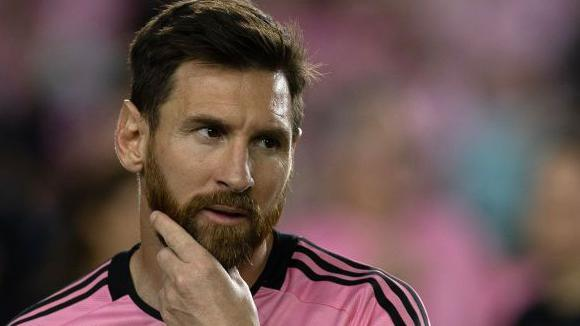
#> input picture Dataset/Lionel_Messi/6180f2c0-b3e8-11ef-9e95-3339f02d261e.jpg, 580 x 326 px
$ jupyter execute --allow-errors sportCeleb.ipynb   (shell and % lines are left out)
#> lines starting #> are read from the running program, lines starting #| are printed output that depends on the picture
[cell 1]
import numpy as np
import cv2
import matplotlib
import pywt
from matplotlib import pyplot as plt

[cell 2]
# If we need to check shape of the image
img = cv2.imread('Dataset/Lionel_Messi/6180f2c0-b3e8-11ef-9e95-3339f02d261e.jpg', cv2.IMREAD_UNCHANGED)
#> img is the input picture: shape (326, 580, 3); mean B, G, R 78.1, 80.5, 103.9
img.shape
#> Out = (326, 580, 3)

[cell 3]
# When need to open the image from a window
cv2.imshow('Original Image', img)
cv2.waitKey(0)  # Wait for a key press
cv2.destroyAllWindows()

[cell 4]
#if need to change image color into gray
gray_img = cv2.cvtColor(img, cv2.COLOR_BGR2GRAY)
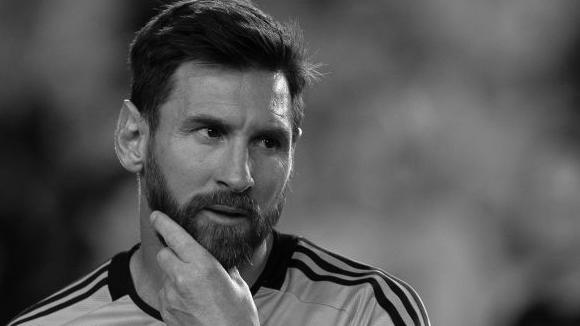
#> gray_img: shape (326, 580); min 0, max 254, mean 87.2
gray_img.shape
plt.imshow(gray_img, cmap='gray')

[cell 5]
face_cascade = cv2.CascadeClassifier('./opencv/haarcascade_frontalface_default.xml')
eye_cascade = cv2.CascadeClassifier('./opencv/haarcascade_eye.xml')

# **** To detect face from one image ****
faces = face_cascade.detectMultiScale(
    img, scaleFactor=1.05, minNeighbors=2, minSize=(100, 100)
)
#> faces = [[147, 70, 177, 177]]
# faces

[cell 6]
(x,y,w,h) = faces[0]
#> x = 147; y = 70; w = 177; h = 177
x,y,w,h
#> Out = (147, 70, 177, 177)

[cell 7]
# **** To draw a rectangle around the face ****
face_img = cv2.rectangle(img,(x,y),(x+w,y+h),(255,0,0),2)
plt.imshow(face_img)

[cell 8]
# **** To draw rectangles around the face and eyes ****
cv2.destroyAllWindows()
for (x,y,w,h) in faces:
    face_img = cv2.rectangle(img,(x,y),(x+w,y+h),(255,0,0),2)
    roi_img = img[y:y+h, x:x+w]     # roi = region of interest
    roi_color = face_img[y:y+h, x:x+w]
    eyes = eye_cascade.detectMultiScale(roi_img)
    for (ex,ey,ew,eh) in eyes:
        cv2.rectangle(roi_color,(ex,ey),(ex+ew,ey+eh),(0,255,0),2)
#> this loop made 1 pass
#> (x, y, w, h, eyes) on pass 1: (147, 70, 177, 177, [[98, 51, 44, 44], [39, 36, 48, 48]])
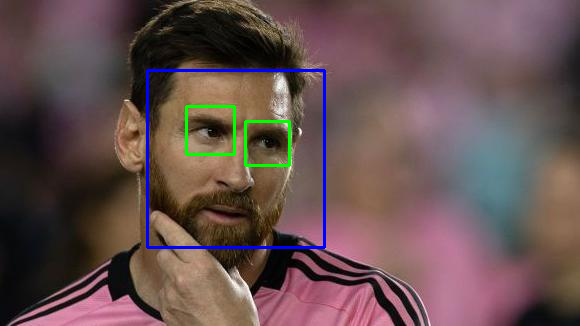
#> img: shape (326, 580, 3); mean B, G, R 79.8, 80.5, 102
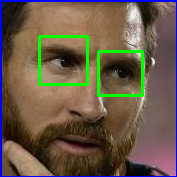
#> roi_color: shape (177, 177, 3); mean B, G, R 72.3, 90.5, 105

plt.figure()
plt.imshow(face_img, cmap='gray')
plt.show

[cell 9]
# **** to get only the crop image ****
plt.imshow(roi_color, cmap='gray')

[cell 10]
# cropped_img = get_cropped_image('./Dataset/Lionel Messi/images.jpeg')
# plt.imshow(cropped_img)
cropped_img = np.array(roi_color)
cropped_img.shape
#> Out = (177, 177, 3)

[cell 11]
# A function for get cropped image from face identified images
def get_cropped_image(img_path):
    img = cv2.imread(img_path)
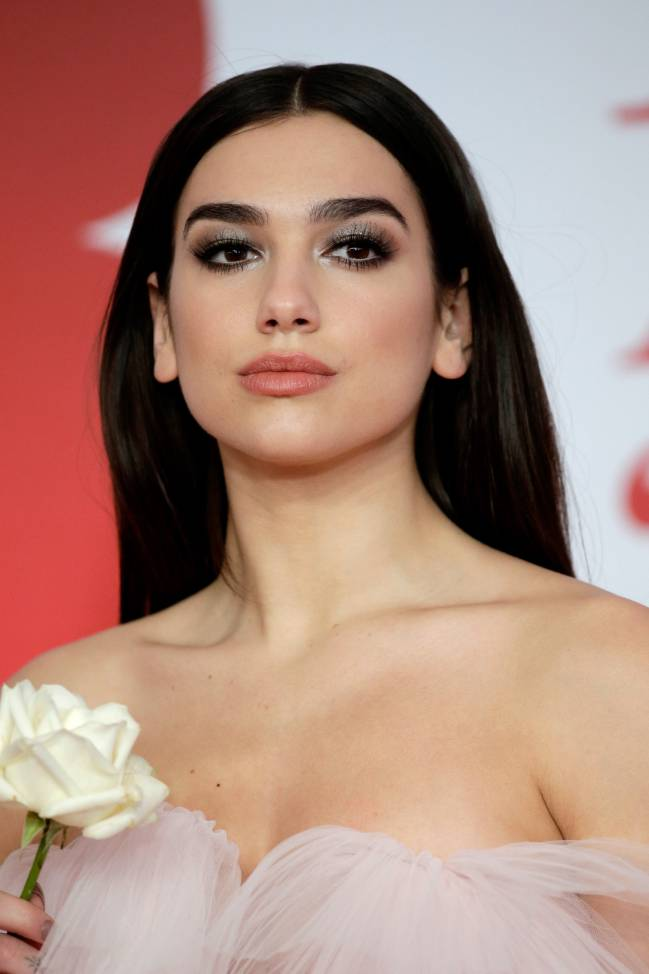
#> input picture Dataset/Due_Lipa/1519298410_353722_1519299626_sumario_normal.jpg, 649 x 974 px
#> img is the input picture: shape (974, 649, 3); mean B, G, R 124.1, 136.5, 171.7
    faces = face_cascade.detectMultiScale(img, scaleFactor=1.05, minNeighbors=2, minSize=(100, 100))
#> faces = [[119, 118, 345, 345]]
    for (x,y,w,h) in faces:
    # face_img = cv2.rectangle(img,(x,y),(x+w,y+h),(255,0,0),2)
        roi_img = img[y:y+h, x:x+w]     # roi = region of interest
        roi_color = img[y:y+h, x:x+w]
        eyes = eye_cascade.detectMultiScale(roi_img)
        if len(eyes)>=2:
            return roi_color
#> this loop made 1 pass
#> pass 1, in get_cropped_image, `roi_img = img[y:y+h, x:x+w]`:
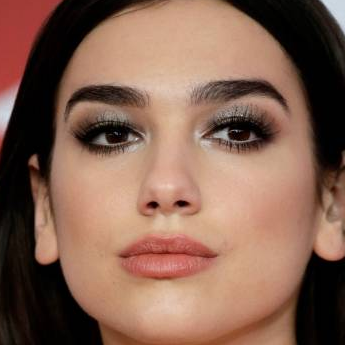
#> roi_img: shape (345, 345, 3); mean B, G, R 82, 98.5, 133.5
        # cv2.rectangle(roi_color,(ex,ey),(ex+ew,ey+eh),(0,255,0),2)

[cell 12]
path_to_data = "./Dataset/"
path_to_cropped_data = "./Dataset/cropped/"

[cell 13]
import os
img_dirs=[]
for entry in os.scandir(path_to_data):
    if entry.is_dir():
        img_dirs.append(entry.path)

[cell 14]
print(img_dirs)

[cell 15]
if not os.path.exists(path_to_cropped_data):
    os.makedirs(path_to_cropped_data)

[cell 16]
cropped_img_dirs = []
celebrity_file_name_dict = {}

for img_dir in img_dirs:
    count = 1
    celebrity_name = img_dir.split('/')[-1] #celebrity_name = os.path.basename(img_dir)
    print(celebrity_name)

    celebrity_file_name_dict[celebrity_name] = []

    for entry in os.scandir(img_dir):
        roi_color = get_cropped_image(entry.path)
        if roi_color is not None:
            cropped_folder = path_to_cropped_data + celebrity_name
            if not os.path.exists(cropped_folder):
                os.mkdir(cropped_folder)
                cropped_img_dirs.append(cropped_folder)
                print("generating folder: ", cropped_folder)

            cropped_file_name = celebrity_name + str(count) + ".png"
            cropped_file_path = cropped_folder + "/" + cropped_file_name

            cv2.imwrite(cropped_file_path,roi_color)
            celebrity_file_name_dict[celebrity_name].append(cropped_file_path)
            count +=1

[cell 17]
def w2d(img, mode='haar', level=1):
#> called with mode = 'db1', level = 5
    imArray = img
    #Datatype conversions
    #convert to grayscale
    imArray = cv2.cvtColor( imArray,cv2.COLOR_RGB2GRAY )
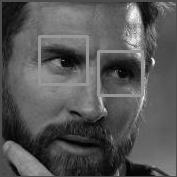
#> imArray: shape (177, 177); min 0, max 253, mean 86.7
    #convert to float
    imArray =  np.float32(imArray)
    imArray /= 255;
    # compute coefficients
    coeffs=pywt.wavedec2(imArray, mode, level=level)

    #Process Coefficients
    coeffs_H=list(coeffs)
    coeffs_H[0] *= 0;

    # reconstruction
    imArray_H=pywt.waverec2(coeffs_H, mode);
    imArray_H *= 255;
    imArray_H =  np.uint8(imArray_H)

    return imArray_H

[cell 18]
im_har = w2d(cropped_img,'db1',5)
plt.imshow(im_har, cmap='gray')

[cell 19]
celebrity_file_name_dict

[cell 20]
celebrit_dict = {}
count = 0
for celebrity_name in celebrity_file_name_dict.keys():
    celebrit_dict[celebrity_name] = count
    count +=1
celebrit_dict

[cell 21]
X=[]
y=[]
for celebrity_name, training_files in celebrity_file_name_dict.items():
    for training_image in training_files:
        img = cv2.imread(training_image)
        if img is None:
            continue
        scalled_raw_image = cv2.resize(img,(32,32)) #all the image should be in same scale for the training
        img_har = w2d(img,'db1',5)
#> call 2 of w2d, with mode = 'db1', level = 5
#> in w2d (call 2), `imArray = cv2.cvtColor( imArray,cv2.COLOR_RGB2GRAY )`:
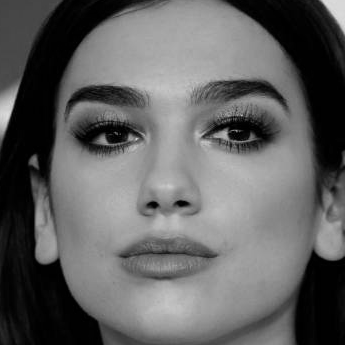
#> imArray: shape (345, 345); min 0, max 222, mean 97.6
#> in w2d (call 2), `imArray_H=pywt.waverec2(coeffs_H, mode);`:
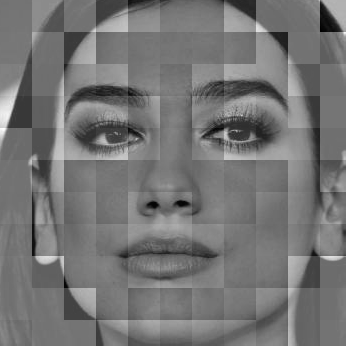
#> imArray_H: shape (346, 346) float32; min -0.542, max 0.639, mean -8.91e-05; drawn with min black and max white
#> in w2d (call 2), `imArray_H =  np.uint8(imArray_H)`:
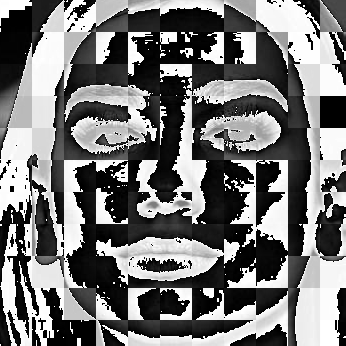
#> imArray_H: shape (346, 346); min 0, max 255, mean 118
        scaled_img_har = cv2.resize(img_har,(32,32))
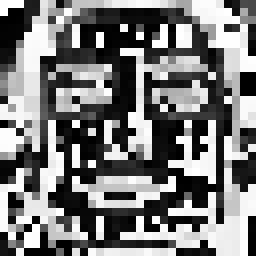
#> scaled_img_har: shape (32, 32) (shown 8 times larger); min 0, max 255, mean 120.8
        combined_img = np.vstack((scalled_raw_image.reshape(32*32*3,1),scaled_img_har.reshape(32*32,1)))
        X.append(combined_img)
        y.append(celebrit_dict[celebrity_name])

[cell 22]
len(X[0])

[cell 23]
X = np.array(X).reshape(len(X),4096).astype(float)
X.shape
#> Out = (4, 4096)
